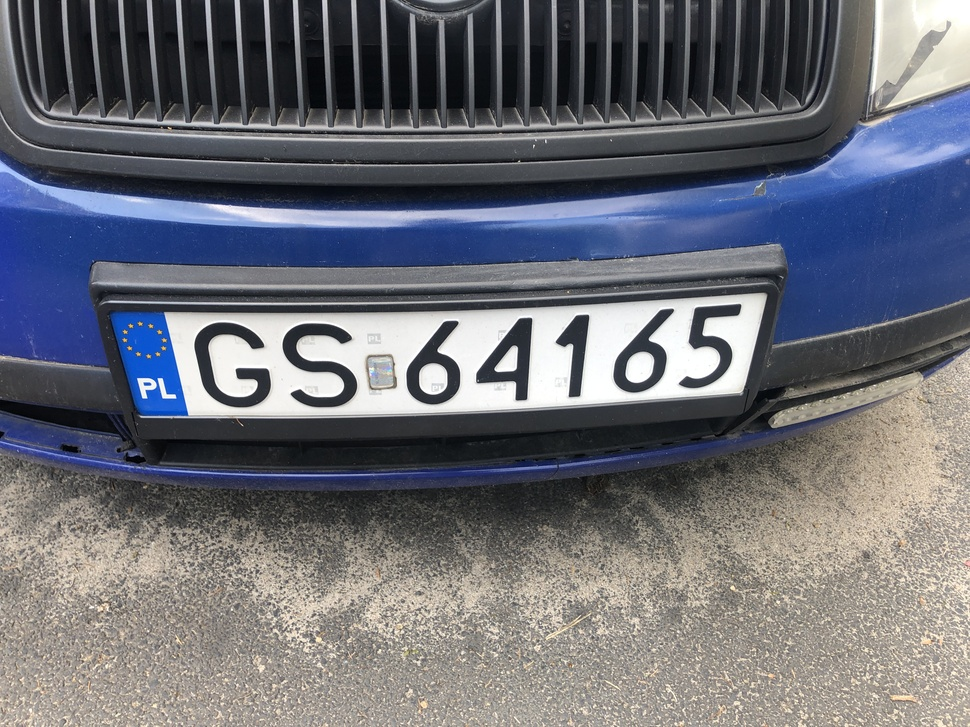
#> input picture DATASETS/tablice2/GS64165.jpg, 970 x 727 px, shrunk from 4032 x 3024 before the run, found by its file name
$ python test_angle.py
#> lines starting #> are read from the running program, lines starting #| are printed output that depends on the picture
import cv2
import numpy as np

# Load the image
image = cv2.imread('/home/gasyna/RiSA_S1/SW/ImageProcessingCourse/project/2023/DATASETS/tablice/GS64165.jpg')
#> image is the input picture: shape (727, 970, 3); mean B, G, R 117.8, 109.8, 108

# Define the rotation angle in degrees
angle_positive = 10
angle_negative = -10

# Calculate the rotation matrix
center = (image.shape[1] // 2, image.shape[0] // 2)
#> center = (485, 363)
rotation_matrix_positive = cv2.getRotationMatrix2D(center, angle_positive, 1.0)
rotation_matrix_negative = cv2.getRotationMatrix2D(center, angle_negative, 1.0)

# Apply the rotation using warpAffine
rotated_image_positive = cv2.warpAffine(image, rotation_matrix_positive, (image.shape[1], image.shape[0]))
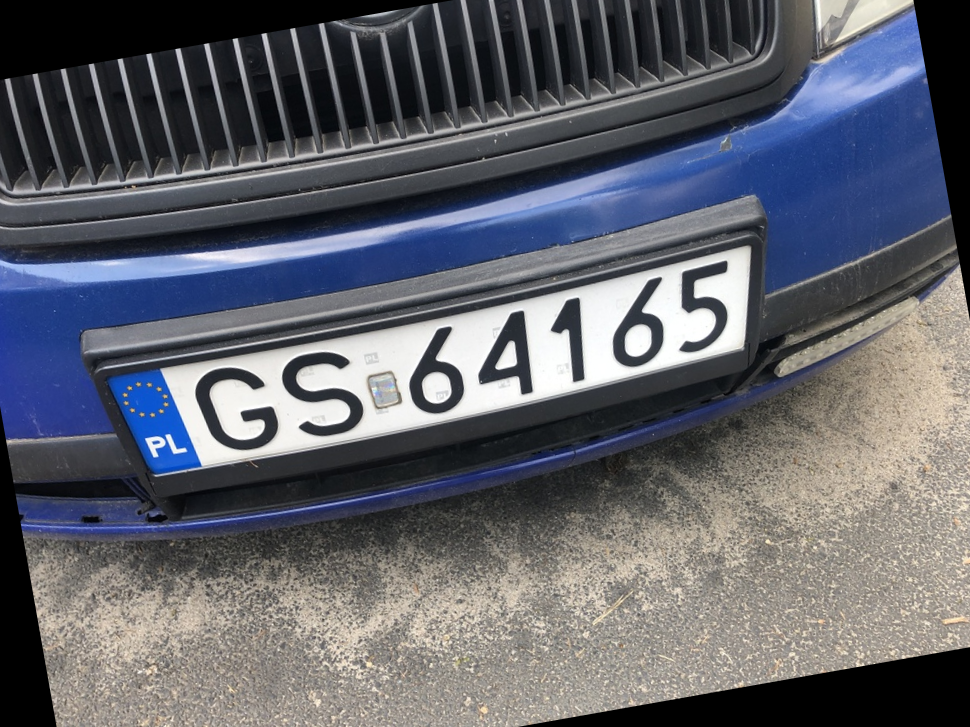
#> rotated_image_positive: shape (727, 970, 3); mean B, G, R 107.1, 98.9, 96.8
rotated_image_negative = cv2.warpAffine(image, rotation_matrix_negative, (image.shape[1], image.shape[0]))
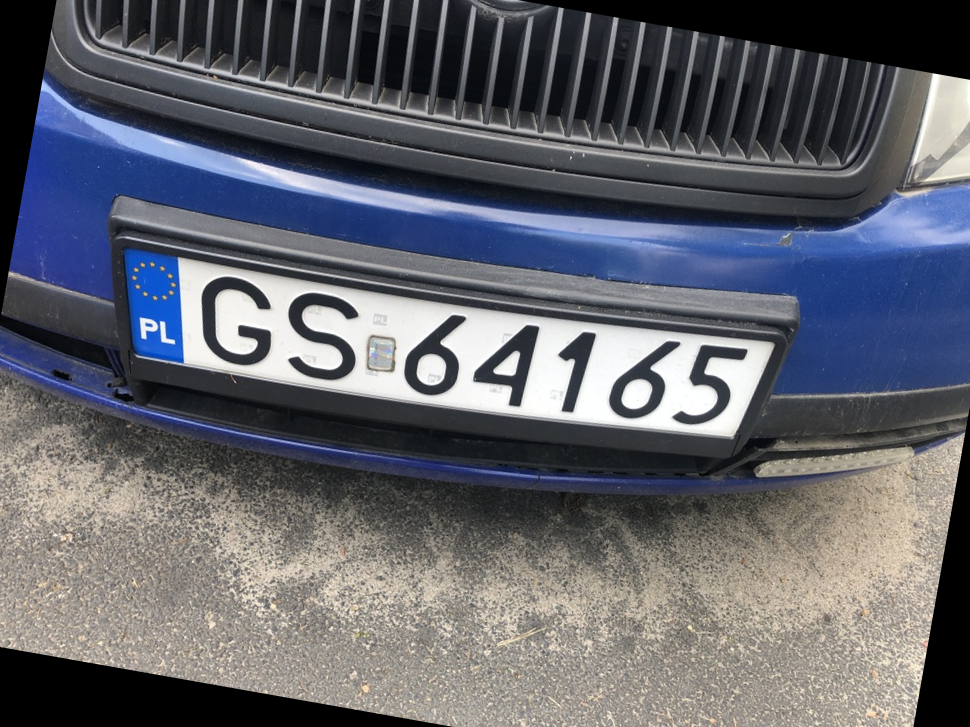
#> rotated_image_negative: shape (727, 970, 3); mean B, G, R 107.8, 99.9, 97.9

# Display the original and rotated images
cv2.imshow('Original Image', image)
cv2.imshow('Rotated Image (+10 degrees)', rotated_image_positive)
cv2.imshow('Rotated Image (-10 degrees)', rotated_image_negative)
cv2.waitKey(0)
cv2.destroyAllWindows()
